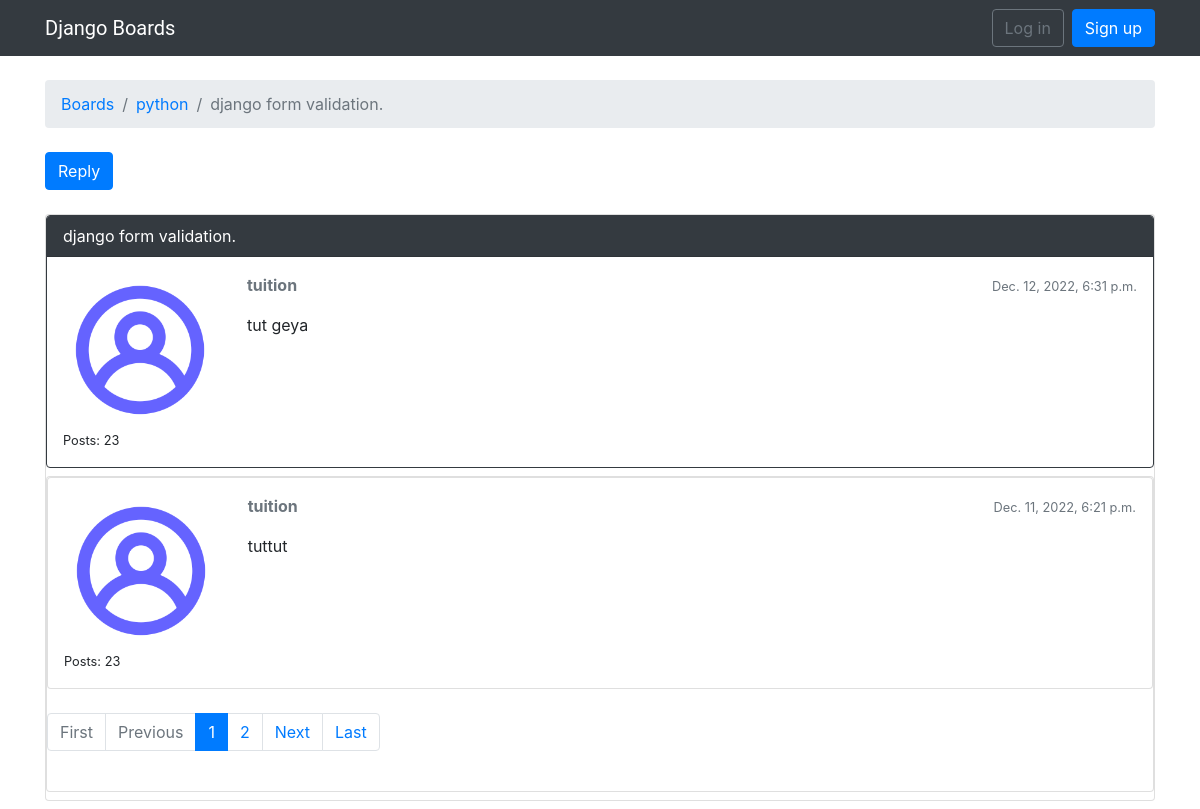
The page /boards/1/topics/1/ on the database its author committed.
### boards/models.py (models this page shows, shortened)
class Topic(models.Model):
    subject = models.CharField(max_length=255)
    last_updated = models.DateTimeField(auto_now_add=True)
    board = models.ForeignKey(Board, on_delete=models.CASCADE, related_name='topics')
    starter = models.ForeignKey(User, on_delete=models.CASCADE, related_name='topics')
    views = models.PositiveIntegerField(default=0)
    def get_recent_ten_post(self):
        return self.posts.order_by('-created_at')[:2]

class Board(models.Model):
    name = models.CharField(max_length=30, unique=True)
    description = models.CharField(max_length=100)

class Post(models.Model):
    message = models.TextField(max_length=4000)
    topic = models.ForeignKey(Topic, on_delete=models.CASCADE, related_name='posts')
    created_at = models.DateTimeField(auto_now_add=True)
    updated_at = models.DateTimeField(null=True)
    created_by = models.ForeignKey(User, on_delete=models.CASCADE, related_name='posts')
    updated_by = models.ForeignKey(User, null=True, on_delete=models.CASCADE, related_name='+')

### boards/views.py (the view)
# urls.py: re_path(r'^boards/(?P<pk>\d+)/topics/(?P<topic_pk>\d+)/$', views.PostListView.as_view(), name='post_list'),
class PostListView(ListView):
    model = Post
    context_object_name = 'posts'
    template_name = 'post_list.html'
    paginate_by = 2
    def get_context_data(self, **kwargs):
        self.topic.views += 1
        self.topic.save()
        kwargs['topic'] = self.topic
        return super().get_context_data(**kwargs)
    def get_queryset(self):
        self.topic = get_object_or_404(Topic, board__pk=self.kwargs.get('pk'), pk=self.kwargs.get('topic_pk'))
        queryset = self.topic.posts.order_by('created_at')
        return queryset

### templates/boards/post_list.html (shortened to what this page needs)
{% extends 'base.html' %}
{% load static %}
{% block breadcrumb %}
  <li class="breadcrumb-item"><a href="{% url 'board_list' %}">Boards</a></li>
  <li class="breadcrumb-item"><a href="{% url 'topic_list' topic.board.pk %}">{{ topic.board.name }}</a></li>
  <li class="breadcrumb-item active">{{ topic.subject }}</li>
{% endblock %}
{% block content %}
  <div class="mb-4">
    <a href="{% url 'reply' topic.board.pk topic.pk %}" class="btn btn-primary" role="button">Reply</a>
  </div>
  {% for post in topic.get_recent_ten_post %}
    <div class="card mb-2">
      <div id="{{ post.pk }}" class="card {% if forloop.last %}mb-4{% else %}mb-2{% endif %} {% if forloop.first %}border-dark{% endif %}">
        {% if forloop.first %}
              <div class="card-header text-white bg-dark py-2 px-3">{{ topic.subject }}</div>
            {% endif %}
        <div class="card-body p-3">
        <div class="row">
          <div class="col-2">
            <img src="{% static 'img/avatar.png' %}" alt="{{ post.created_by.username }}" class="w-100">
            <small>Posts: {{ post.created_by.posts.count }}</small>
          </div>
          <div class="col-10">
            <div class="row mb-3">
              <div class="col-6">
                <strong class="text-muted">{{ post.created_by.username }}</strong>
              </div>
              <div class="col-6 text-right">
                <small class="text-muted">{{ post.created_at }}</small>
              </div>
            </div>
            {{ post.message }}
          </div>
        </div>
      </div>
    </div>
  {% endfor %}
  {% include 'includes/pagination.html' %}
{% endblock %}

### rows shown on the page
Topic: board.name "python", subject "django form validation."
Post: created_by.posts.count "23", created_by.username "tuition", created_at "Dec. 12, 2022, 6:31 p.m.", message "tut geya"
Post: created_by.posts.count "23", created_by.username "tuition", created_at "Dec. 11, 2022, 6:21 p.m.", message "tuttut"

### other values the page prints
{{ page_num }} "1"
{{ page_num }} "2"
